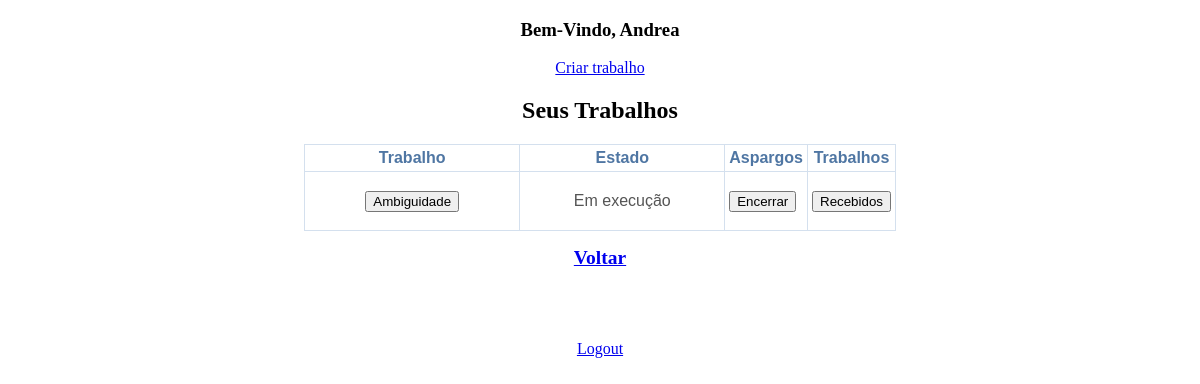
Before: /home/ (signed in) with the older database file.
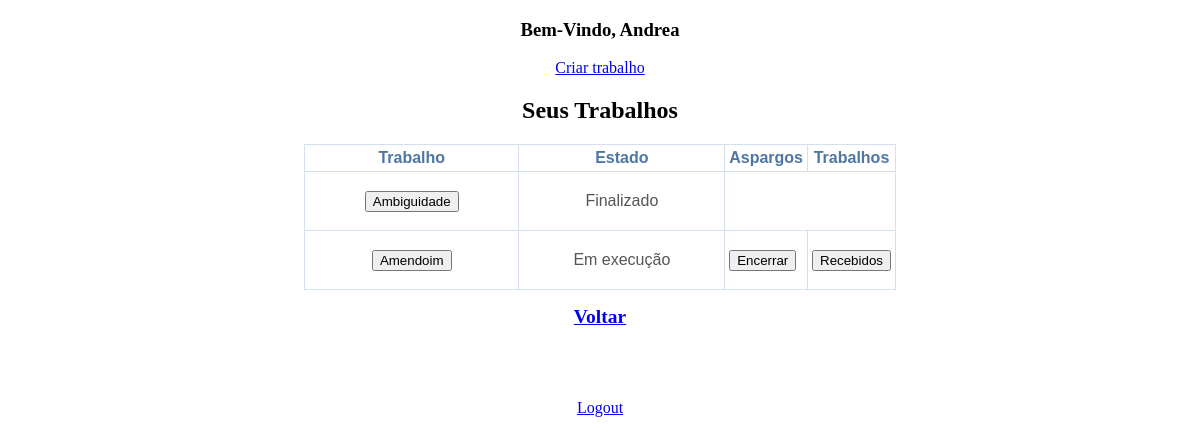
After: the same page with the newer database file.
### Usuarios/models.py (models this page shows, shortened)
class Usuario(models.Model):
	user = models.OneToOneField(User, related_name='user_profile')
	grau = models.CharField(max_length=30)

### Portal/models.py (models this page shows, shortened)
class Trabalho(models.Model):
	nome = models.CharField(max_length=30)
	professor = models.ForeignKey(Usuario, on_delete=models.CASCADE)
	descricao = models.CharField(max_length=500, blank=True)
	file =  models.FileField(blank=True)
	status = models.CharField(max_length=30, default="Não enviado")
	password = models.CharField(max_length=8, default="")

### Portal/views.py (the view, shortened to what this page needs)
# urls.py: url(r'^home/$', home, name="Portal_home"),
@login_required
def home(request):
	usuario = getUsuario(request)
	if usuario.grau == "Professor":
		trabalhos = Trabalho.objects.filter(professor__id=usuario.id)
	else:
		trabalhos = []
	return render(request, 'Portal/home.html', {'usuario': usuario, 'trabalhos' : trabalhos})

### Portal/views.py (called while the page is built)
def getUsuario(request):
	current_user = request.user
	id_user = current_user.id
	user = Usuario.objects.filter(user_id=id_user)
	return user[0]

### Trabalho/templates/Portal/home.html (shortened to what this page needs)
{% extends 'base.html' %}
{% block content %}
<h3> Bem-Vindo, {{ usuario.user.username }} </h3>
{% load staticfiles %}
<link rel='stylesheet' type='text/css' href="{% static 'css/base.css' %}" />
{% if usuario.grau == "Professor" %}
	<center><a href="/criatrab/"> Criar trabalho</center></a>
	<h2>Seus Trabalhos</h2>
	<table>
		<thread>
			<th>Trabalho</th>
			<th>Estado</th>
			<th>Aspargos</th>
			<th>Trabalhos</th>
		</thread>
		{% for i in trabalhos %}
			<tr>
				<td align="center" valign="middle"><a href="/trabalho/{{i.id}}"> <input type="button" name="{{ i.id }}" value="{{ i.nome }}"/></td>
				<td align="center" valign="middle"> {{ i.status }}</td>
				{% if i.status == "Não enviado" or i.status == "Em execução" %}
					<form action = "."method="post"> {% csrf_token %}
					{% if i.status == "Não enviado" %}
						<td><input type="submit" name="{{ i.id }}" value="Submeter"/></td>
					{% else %}
						{% if i.status == "Em execução" %}
							<td><input type="submit" name="{{ i.id }}" value="Encerrar"/></td>
						{% endif %}
						<td><input type="submit" name="{{ i.id }}" value="Recebidos"/></td>
					{% endif %}
					</form>
				{% endif %}
			</tr>
		{% endfor %}
	</table>
{% endif %}
<font size="2"><h2><a href="/home/"> Voltar </a></h2></font>
<br><br><br>
<a href="/logout/"> Logout </a>
{% endblock %}

### Trabalho/templates/base.html (shortened to what this page needs)
<!DOCTYPE html>
<html lang"pt-br">
{% load staticfiles %}
<link rel='stylesheet' type='text/css' href="{% static 'css/base.css' %}" />
<center>
	<head>
	</head>
	<body>
		{% block content %} {% endblock %}
	</body>
</center>

### Trabalho/static/css/base.css (style rules this page uses)
td { height: 50px; width:50px; }

### Trabalho/templates/base.html (style rules this page uses)
table, th, td { border: 1px solid #D4E0EE; border-collapse: collapse; font-family: "Trebuchet MS", Arial, sans-serif; color: #555; width: 50%; }
th,td { padding: 4px; }
thead, th { text-align: center; background: #E6EDF55; color: #4F76A3; font-size: 100% !important; }

Changed rows visible on the page:
changed Trabalho "Ambiguidade": status "Em execução" → "Finalizado"; value "Encerrar" → (not shown); value "Recebidos" → (not shown)
added Trabalho: nome "Amendoim", status "Em execução"
